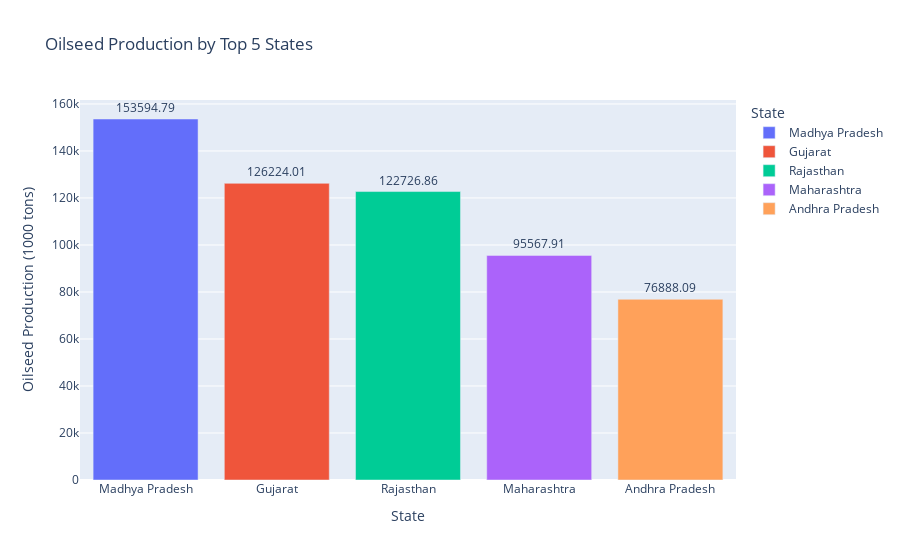

The notebook cell saved with this chart:
### Code cell
# Group by State and sum the oilseed production (with observed=False to silence the warning)
top_oilseed_producers = df.groupby('State Name', observed=False)['OILSEEDS PRODUCTION (1000 tons)'].sum().reset_index()

# Sort by oilseed production and take top 5 states
top_oilseed_states = top_oilseed_producers.sort_values(by='OILSEEDS PRODUCTION (1000 tons)', ascending=False).head(5)

# Bar Plot for Oilseed Production by Top 5 States using Plotly
import plotly.express as px

fig = px.bar(top_oilseed_states, x='State Name', y='OILSEEDS PRODUCTION (1000 tons)',
             title='Oilseed Production by Top 5 States',
             labels={'OILSEEDS PRODUCTION (1000 tons)': 'Oilseed Production (1000 tons)', 'State Name': 'State'},
             color='State Name',  # Optional: Adds colors to each bar based on state
             text='OILSEEDS PRODUCTION (1000 tons)')  # Optional: Adds the value on top of the bars
fig.update_traces(texttemplate='%{text}', textposition='outside')  # Adjusting the position of the text
fig.show()

### Figure 1 — Plotly figure (JSON) as saved in the notebook; plotly's stock layout.template omitted (floating-point values rounded to 4 significant figures)
{"data": [{"hovertemplate": "State=%{x}<br>Oilseed Production (1000 tons)=%{text}<extra></extra>", "legendgroup": "Madhya Pradesh", "marker": {"color": "#636efa", "pattern": {"shape": ""}}, "name": "Madhya Pradesh", "orientation": "v", "showlegend": true, "text": [153600.0], "textposition": "outside", "texttemplate": "%{text}", "type": "bar", "x": ["Madhya Pradesh"], "xaxis": "x", "y": [153600.0], "yaxis": "y"}, {"hovertemplate": "State=%{x}<br>Oilseed Production (1000 tons)=%{text}<extra></extra>", "legendgroup": "Gujarat", "marker": {"color": "#EF553B", "pattern": {"shape": ""}}, "name": "Gujarat", "orientation": "v", "showlegend": true, "text": [126200.0], "textposition": "outside", "texttemplate": "%{text}", "type": "bar", "x": ["Gujarat"], "xaxis": "x", "y": [126200.0], "yaxis": "y"}, {"hovertemplate": "State=%{x}<br>Oilseed Production (1000 tons)=%{text}<extra></extra>", "legendgroup": "Rajasthan", "marker": {"color": "#00cc96", "pattern": {"shape": ""}}, "name": "Rajasthan", "orientation": "v", "showlegend": true, "text": [122700.0], "textposition": "outside", "texttemplate": "%{text}", "type": "bar", "x": ["Rajasthan"], "xaxis": "x", "y": [122700.0], "yaxis": "y"}, {"hovertemplate": "State=%{x}<br>Oilseed Production (1000 tons)=%{text}<extra></extra>", "legendgroup": "Maharashtra", "marker": {"color": "#ab63fa", "pattern": {"shape": ""}}, "name": "Maharashtra", "orientation": "v", "showlegend": true, "text": [95570.0], "textposition": "outside", "texttemplate": "%{text}", "type": "bar", "x": ["Maharashtra"], "xaxis": "x", "y": [95570.0], "yaxis": "y"}, {"hovertemplate": "State=%{x}<br>Oilseed Production (1000 tons)=%{text}<extra></extra>", "legendgroup": "Andhra Pradesh", "marker": {"color": "#FFA15A", "pattern": {"shape": ""}}, "name": "Andhra Pradesh", "orientation": "v", "showlegend": true, "text": [76890.0], "textposition": "outside", "texttemplate": "%{text}", "type": "bar", "x": ["Andhra Pradesh"], "xaxis": "x", "y": [76890.0], "yaxis": "y"}], "layout": {"barmode": "relative", "legend": {"title": {"text": "State"}, "tracegroupgap": 0}, "title": {"text": "Oilseed Production by Top 5 States"}, "xaxis": {"anchor": "y", "categoryarray": ["Madhya Pradesh", "Gujarat", "Rajasthan", "Maharashtra", "Andhra Pradesh"], "categoryorder": "array", "domain": [0, 1], "title": {"text": "State"}}, "yaxis": {"anchor": "x", "domain": [0, 1], "title": {"text": "Oilseed Production (1000 tons)"}}}}
